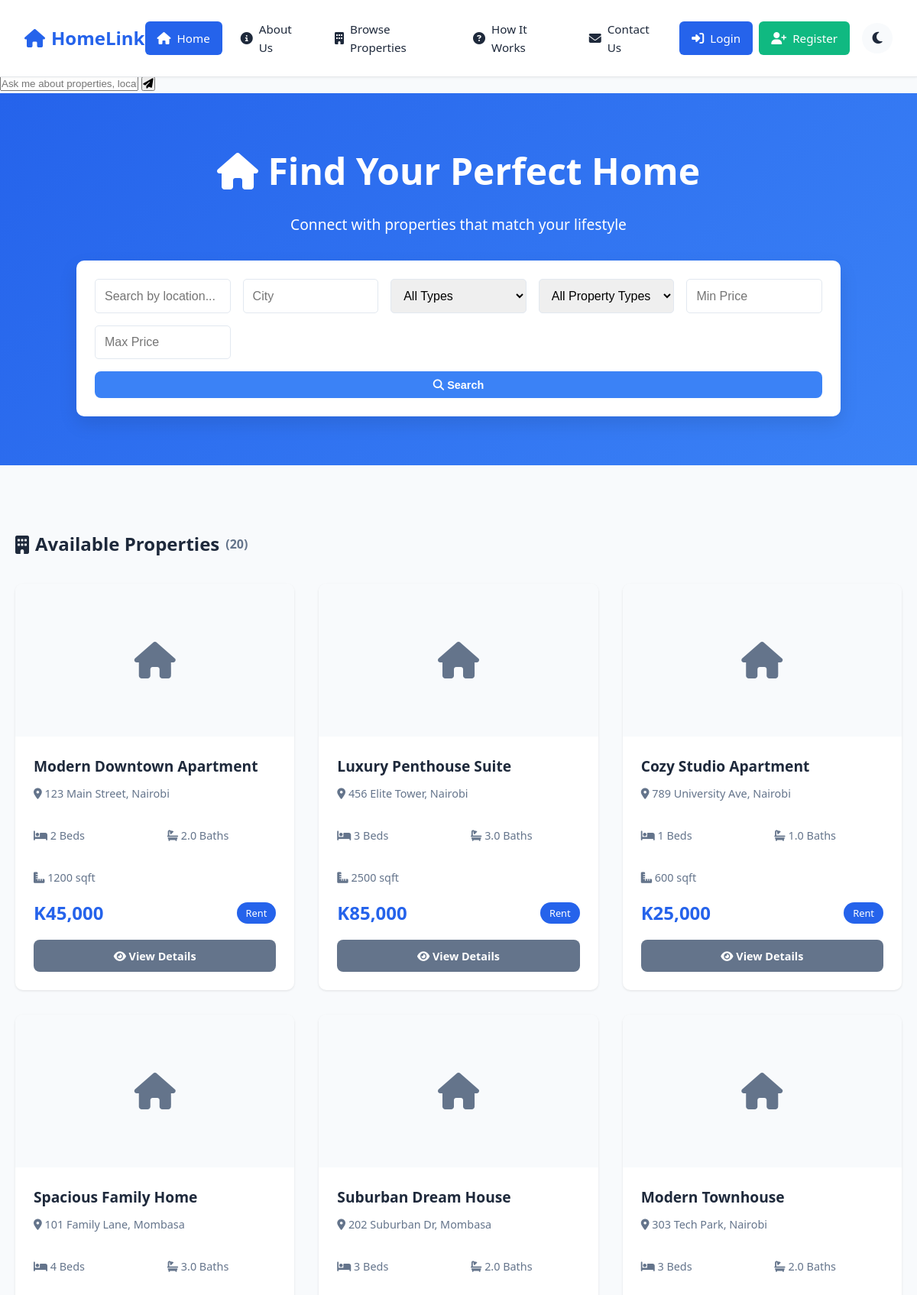
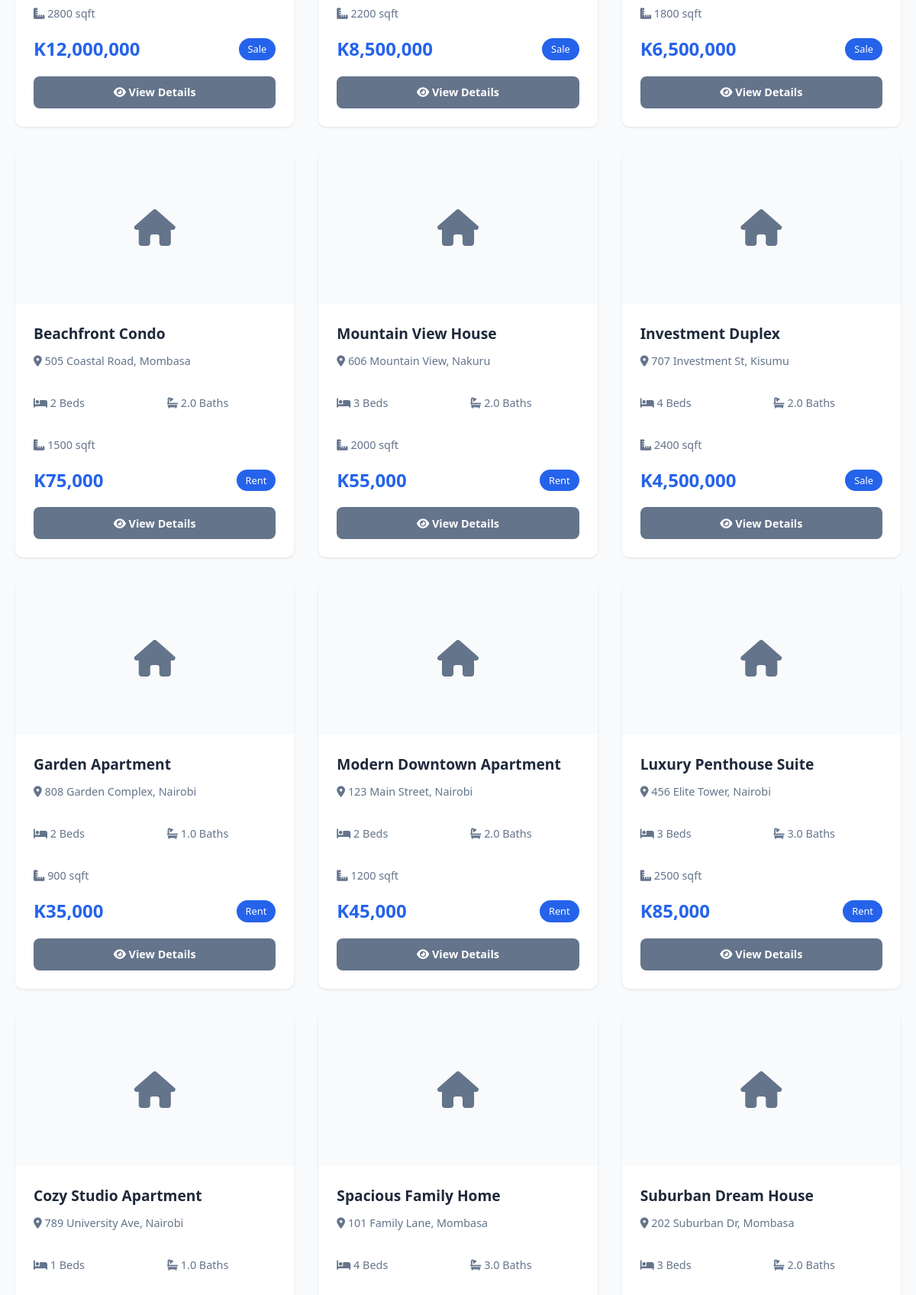
The page / (upper part) on the database its author committed (2 pictures, top to bottom).
### tables this page shows
CREATE TABLE properties (
    property_id INT AUTO_INCREMENT PRIMARY KEY,
    seller_id INT NOT NULL,
    title VARCHAR(200) NOT NULL,
    description TEXT,
    address VARCHAR(255) NOT NULL,
    city VARCHAR(100) NOT NULL,
    state VARCHAR(100),
    zip_code VARCHAR(20),
    price DECIMAL(10, 2) NOT NULL,
    type ENUM('rent', 'sale') NOT NULL,
    property_type ENUM('apartment', 'house', 'condo', 'townhouse', 'studio') NOT NULL,
    bedrooms INT DEFAULT 0,
    bathrooms DECIMAL(2, 1) DEFAULT 0,
    sqft INT,
    status ENUM('pending', 'approved', 'rejected', 'sold', 'rented') DEFAULT 'pending',
    created_at TIMESTAMP DEFAULT CURRENT_TIMESTAMP,
    updated_at TIMESTAMP DEFAULT CURRENT_TIMESTAMP ON UPDATE CURRENT_TIMESTAMP,
    FOREIGN KEY (seller_id) REFERENCES users(user_id) ON DELETE CASCADE
);

### index.php (the view, shortened to what this page needs)
<?php
require_once 'includes/db_connect.php';
$search = $_GET['search'] ?? '';
$city = $_GET['city'] ?? '';
$minPrice = $_GET['min_price'] ?? '';
$maxPrice = $_GET['max_price'] ?? '';
$sql = "SELECT p.*, u.username as seller_name,
        (SELECT image_url FROM images WHERE property_id = p.property_id AND is_primary = TRUE LIMIT 1) as primary_image
        FROM properties p
        LEFT JOIN users u ON p.seller_id = u.user_id
        WHERE p.status = 'approved'";
$params = [];
$sql .= " ORDER BY p.created_at DESC";
$stmt = $pdo->prepare($sql);
$stmt->execute($params);
$properties = $stmt->fetchAll();
include 'includes/header.php';
?>
<div class="hero-section">
    <div class="hero-content">
        <h1><i class="fas fa-home"></i> Find Your Perfect Home</h1>
        <p>Connect with properties that match your lifestyle</p>
        <form class="search-form" method="GET" action="">
            <input type="text" name="search" placeholder="Search by location..." value="<?php echo htmlspecialchars($search); ?>">
            <input type="text" name="city" placeholder="City" value="<?php echo htmlspecialchars($city); ?>">
            <select name="type">
                <option value="">All Types</option>
            </select>
            <select name="property_type">
                <option value="">All Property Types</option>
            </select>
            <input type="number" name="min_price" placeholder="Min Price" value="<?php echo htmlspecialchars($minPrice); ?>">
            <input type="number" name="max_price" placeholder="Max Price" value="<?php echo htmlspecialchars($maxPrice); ?>">
            <button type="submit" class="btn btn-primary"><i class="fas fa-search"></i> Search</button>
        </form>
    </div>
</div>
<div class="container">
    <div class="properties-section">
        <h2 class="section-title">
            <i class="fas fa-building"></i> Available Properties
            <span class="property-count">(<?php echo count($properties); ?>)</span>
        </h2>
        <?php if (empty($properties)): ?>
            <div class="no-results">
                <i class="fas fa-search"></i>
                <p>No properties found. Try adjusting your search criteria.</p>
            </div>
        <?php else: ?>
            <div class="properties-grid">
                <?php foreach ($properties as $property): ?>
                    <div class="property-card" data-property-id="<?php echo $property['property_id']; ?>">
                        <?php
                        $primaryImage = $property['primary_image'] ?? '';
                        $hasImage = false;
                        ?>
                        <?php if ($hasImage): ?>
                            <img src="<?php echo htmlspecialchars($primaryImage); ?>" alt="<?php echo htmlspecialchars($property['title']); ?>" class="property-image">
                        <?php else: ?>
                            <div class="property-image-placeholder">
                                <i class="fas fa-home"></i>
                            </div>
                        <?php endif; ?>
                        <div class="property-info">
                            <h3 class="property-title"><?php echo htmlspecialchars($property['title']); ?></h3>
                            <p class="property-location">
                                <i class="fas fa-map-marker-alt"></i>
                                <?php echo htmlspecialchars($property['address'] . ', ' . $property['city']); ?>
                            </p>
                            <div class="property-details">
                                <span><i class="fas fa-bed"></i> <?php echo $property['bedrooms']; ?> Beds</span>
                                <span><i class="fas fa-bath"></i> <?php echo $property['bathrooms']; ?> Baths</span>
                                <?php if ($property['sqft']): ?>
                                    <span><i class="fas fa-ruler-combined"></i> <?php echo $property['sqft']; ?> sqft</span>
                                <?php endif; ?>
                            </div>
                            <div class="property-price">
                                <strong>K<?php echo number_format($property['price']); ?></strong>
                                <span class="property-type-badge"><?php echo ucfirst($property['type']); ?></span>
                            </div>
                            <div class="property-actions">
                                <a href="property_details.php?id=<?php echo $property['property_id']; ?>" class="btn btn-secondary">
                                    <i class="fas fa-eye"></i> View Details
                                </a>
                            </div>
                        </div>
                    </div>
                <?php endforeach; ?>
            </div>
        <?php endif; ?>
    </div>
</div>
<?php include 'includes/footer.php'; ?>

### assets/css/style.css (style rules this page uses)
:root { --primary-color: #2563eb; --secondary-color: #64748b; --success-color: #10b981; --danger-color: #ef4444; --warning-color: #f59e0b; --dark: #1e293b; --light: #f8fafc; --white: #ffffff; --border-color: #e2e8f0; --shadow: 0 1px 3px rgba(0, 0, 0, 0.1); --shadow-lg: 0 10px 25px rgba(0, 0, 0, 0.1); }
* { margin: 0; padding: 0; box-sizing: border-box; }
body { font-family: 'Segoe UI', Tahoma, Geneva, Verdana, sans-serif; background: var(--light); color: var(--dark); line-height: 1.6; }
.container { max-width: 1200px; margin: 0 auto; padding: 20px; }
.hero-section { background: linear-gradient(135deg, var(--primary-color), #3b82f6); color: var(--white); padding: 4rem 0; margin-bottom: 2rem; }
.hero-content { max-width: 1200px; margin: 0 auto; padding: 0 20px; text-align: center; }
.hero-content h1 { font-size: 3rem; margin-bottom: 1rem; }
.hero-content p { font-size: 1.2rem; margin-bottom: 2rem; }
.search-form { display: grid; grid-template-columns: repeat(auto-fit, minmax(150px, 1fr)); gap: 1rem; max-width: 1000px; margin: 0 auto; background: var(--white); padding: 1.5rem; border-radius: 10px; box-shadow: var(--shadow-lg); }
.search-form input, .search-form select { padding: 0.75rem; border: 1px solid var(--border-color); border-radius: 5px; font-size: 1rem; }
.search-form button { grid-column: 1 / -1; }
.properties-grid { display: grid; grid-template-columns: repeat(auto-fill, minmax(300px, 1fr)); gap: 2rem; margin-top: 2rem; }
.property-card { background: var(--white); border-radius: 10px; overflow: hidden; box-shadow: var(--shadow); transition: transform 0.3s, box-shadow 0.3s; }
.property-image-placeholder { width: 100%; height: 200px; background: var(--light); display: flex; align-items: center; justify-content: center; color: var(--secondary-color); font-size: 3rem; }
.property-info { padding: 1.5rem; }
.property-title { font-size: 1.2rem; margin-bottom: 0.5rem; color: var(--dark); }
.property-location { color: var(--secondary-color); margin-bottom: 1rem; font-size: 0.9rem; }
.property-details { display: flex; gap: 1rem; margin-bottom: 1rem; font-size: 0.9rem; color: var(--secondary-color); }
.property-price { display: flex; justify-content: space-between; align-items: center; margin-bottom: 1rem; }
.property-price strong { font-size: 1.5rem; color: var(--primary-color); }
.property-type-badge { background: var(--primary-color); color: var(--white); padding: 0.25rem 0.75rem; border-radius: 20px; font-size: 0.8rem; }
.property-actions { display: flex; gap: 0.5rem; }
.property-actions .btn { flex: 1; text-align: center; }
.btn { padding: 0.75rem 1.5rem; border: none; border-radius: 5px; cursor: pointer; font-size: 1rem; transition: all 0.3s; text-decoration: none; display: inline-block; }
.btn-primary { background: var(--primary-color); color: var(--white); }
.btn-secondary { background: var(--secondary-color); color: var(--white); }
.property-details { display: grid; grid-template-columns: 1fr 1fr; gap: 2rem; margin-top: 2rem; }
.section-title { margin: 2rem 0; color: var(--dark); display: flex; align-items: center; gap: 0.5rem; }
.property-count { font-size: 1rem; color: var(--secondary-color); }
.btn { display: inline-block; padding: 0.6rem 1.25rem; border: none; border-radius: 8px; font-weight: 600; text-decoration: none; cursor: pointer; transition: all 0.2s; font-size: 0.9rem; }
.btn-primary { background: #3b82f6; color: #fff; }

### rows shown on the page
properties: title "Modern Downtown Apartment", address+city "123 Main Street, Nairobi", bedrooms "2", bathrooms "2.0", sqft "1200", price "45,000", type "Rent"
properties: title "Luxury Penthouse Suite", address+city "456 Elite Tower, Nairobi", bedrooms "3", bathrooms "3.0", sqft "2500", price "85,000", type "Rent"
properties: title "Cozy Studio Apartment", address+city "789 University Ave, Nairobi", bedrooms "1", bathrooms "1.0", sqft "600", price "25,000", type "Rent"
properties: title "Spacious Family Home", address+city "101 Family Lane, Mombasa", bedrooms "4", bathrooms "3.0", sqft "2800", price "12,000,000", type "Sale"
properties: title "Suburban Dream House", address+city "202 Suburban Dr, Mombasa", bedrooms "3", bathrooms "2.0", sqft "2200", price "8,500,000", type "Sale"
properties: title "Modern Townhouse", address+city "303 Tech Park, Nairobi", bedrooms "3", bathrooms "2.0", sqft "1800", price "6,500,000", type "Sale"
properties: title "Beachfront Condo", address+city "505 Coastal Road, Mombasa", bedrooms "2", bathrooms "2.0", sqft "1500", price "75,000", type "Rent"
properties: title "Mountain View House", address+city "606 Mountain View, Nakuru", bedrooms "3", bathrooms "2.0", sqft "2000", price "55,000", type "Rent"
properties: title "Investment Duplex", address+city "707 Investment St, Kisumu", bedrooms "4", bathrooms "2.0", sqft "2400", price "4,500,000", type "Sale"
properties: title "Garden Apartment", address+city "808 Garden Complex, Nairobi", bedrooms "2", bathrooms "1.0", sqft "900", price "35,000", type "Rent"
properties: title "Modern Downtown Apartment", address+city "123 Main Street, Nairobi", bedrooms "2", bathrooms "2.0", sqft "1200", price "45,000", type "Rent"
properties: title "Luxury Penthouse Suite", address+city "456 Elite Tower, Nairobi", bedrooms "3", bathrooms "3.0", sqft "2500", price "85,000", type "Rent"
properties: title "Cozy Studio Apartment", address+city "789 University Ave, Nairobi", bedrooms "1", bathrooms "1.0"
properties: title "Spacious Family Home", address+city "101 Family Lane, Mombasa", bedrooms "4", bathrooms "3.0"
properties: title "Suburban Dream House", address+city "202 Suburban Dr, Mombasa", bedrooms "3", bathrooms "2.0"

### other values the page prints
count($properties) "20"
